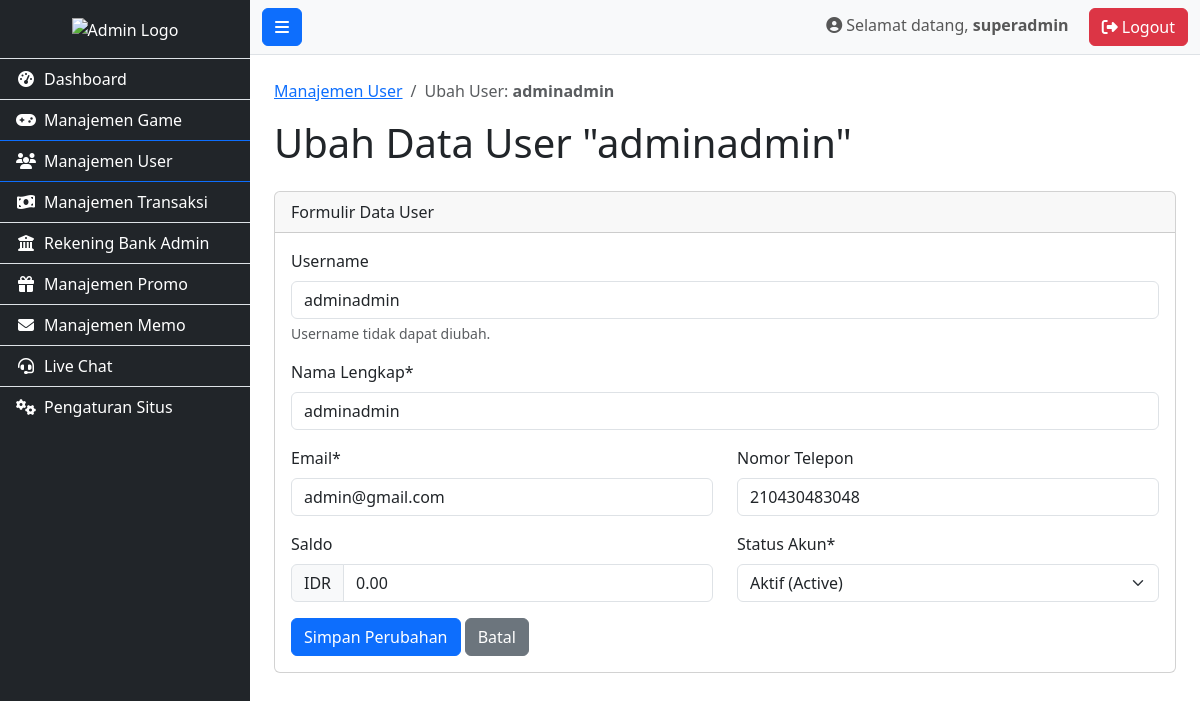
Page /admin/edit_user.php?id=17 (signed in) on the committed database.
### tables this page shows
CREATE TABLE `users` (
  `id` int(11) NOT NULL,
  `username` varchar(50) NOT NULL,
  `password` varchar(255) NOT NULL,
  `full_name` varchar(100) DEFAULT NULL,
  `email` varchar(100) NOT NULL,
  `phone` varchar(20) DEFAULT NULL,
  `balance` decimal(15,2) NOT NULL DEFAULT 0.00,
  `status` enum('active','suspended','banned') NOT NULL DEFAULT 'active',
  `last_seen` timestamp NULL DEFAULT NULL,
  `referral_code` varchar(10) DEFAULT NULL,
  `registration_date` timestamp NOT NULL DEFAULT current_timestamp()
);

### admin/edit_user.php (the view, shortened to what this page needs)
<?php
require_once 'includes/header.php';
require_once 'includes/sidebar.php';
$user_id = $_GET['id'];
$stmt = $conn->prepare("SELECT * FROM users WHERE id = ?");
$stmt->bind_param("i", $user_id);
$stmt->execute();
$result = $stmt->get_result();
if ($result->num_rows === 1) {
    $user = $result->fetch_assoc();
} else {
    $_SESSION['error_message'] = "User tidak ditemukan.";
    header("Location: manage_users.php");
    exit();
}
?>
<nav aria-label="breadcrumb">
    <ol class="breadcrumb">
        <li class="breadcrumb-item"><a href="manage_users.php">Manajemen User</a></li>
        <li class="breadcrumb-item active" aria-current="page">Ubah User: <strong><?php echo htmlspecialchars($user['username']); ?></strong></li>
    </ol>
</nav>
<h1 class="mb-4">Ubah Data User "<?php echo htmlspecialchars($user['username']); ?>"</h1>
<div class="card">
    <div class="card-header">Formulir Data User</div>
    <div class="card-body">
        <form action="edit_user.php?id=<?php echo $user_id; ?>" method="post">
            <div class="mb-3">
                <label for="username" class="form-label">Username</label>
                <input type="text" class="form-control" id="username" value="<?php echo htmlspecialchars($user['username']); ?>" readonly>
                <div class="form-text">Username tidak dapat diubah.</div>
            </div>
            <div class="mb-3">
                <label for="full_name" class="form-label">Nama Lengkap*</label>
                <input type="text" class="form-control" id="full_name" name="full_name" value="<?php echo htmlspecialchars($user['full_name']); ?>" required>
            </div>
            <div class="row">
                <div class="col-md-6 mb-3">
                    <label for="email" class="form-label">Email*</label>
                    <input type="email" class="form-control" id="email" name="email" value="<?php echo htmlspecialchars($user['email']); ?>" required>
                </div>
                <div class="col-md-6 mb-3">
                    <label for="phone" class="form-label">Nomor Telepon</label>
                    <input type="text" class="form-control" id="phone" name="phone" value="<?php echo htmlspecialchars($user['phone']); ?>">
                </div>
            </div>
            <div class="row">
                <div class="col-md-6 mb-3">
                    <label for="balance" class="form-label">Saldo</label>
                    <div class="input-group">
                        <span class="input-group-text">IDR</span>
                        <input type="number" step="0.01" class="form-control" id="balance" name="balance" value="<?php echo htmlspecialchars($user['balance']); ?>">
                    </div>
                </div>
                <div class="col-md-6 mb-3">
                    <label for="status" class="form-label">Status Akun*</label>
                    <select class="form-select" id="status" name="status" required>
                        <option value="active" <?php if ($user['status'] == 'active') echo 'selected'; ?>>Aktif (Active)</option>
                    </select>
                </div>
            </div>
            <button type="submit" class="btn btn-primary">Simpan Perubahan</button>
            <a href="manage_users.php" class="btn btn-secondary">Batal</a>
        </form>
    </div>
</div>
<?php
require_once 'includes/footer.php';
?>

### rows in the picture
users: username "adminadmin", full_name "adminadmin", email "admin@gmail.com", phone "210430483048", balance "0.00", status "Aktif (Active)"

### other values in the picture
$_SESSION['admin_username'] "superadmin"
